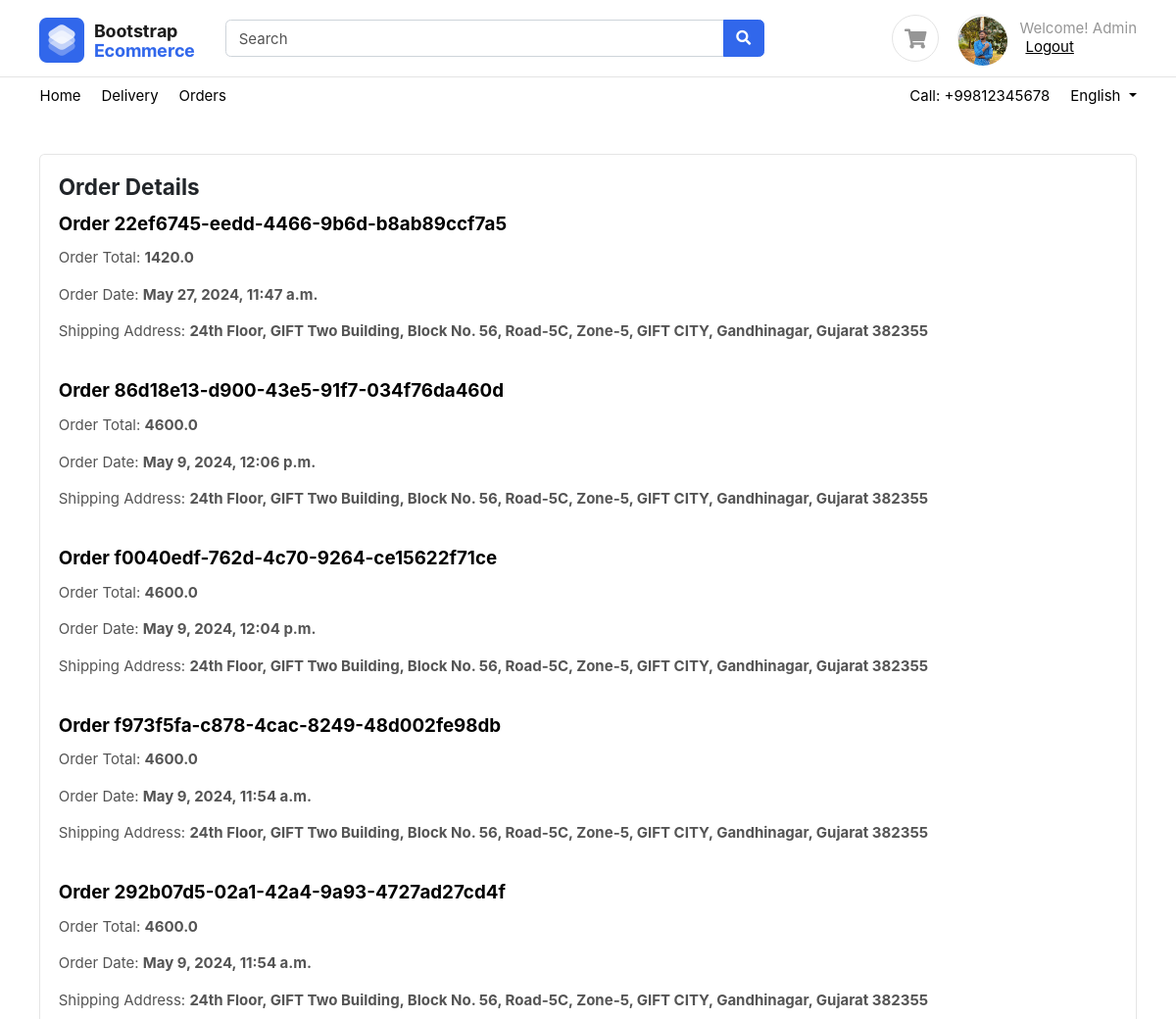
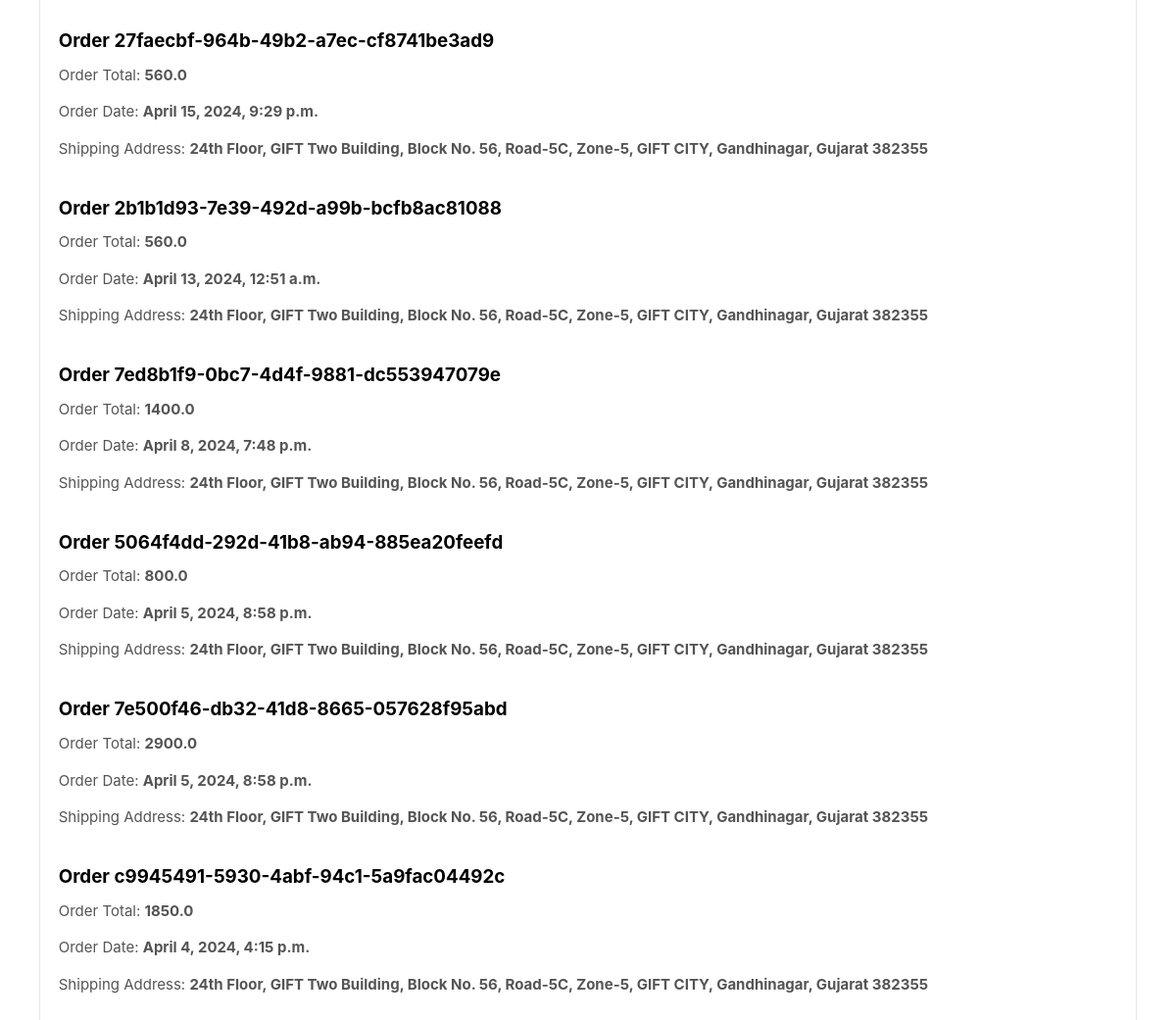
The page /account/orders/ (signed in) on the database its author committed (2 pictures, top to bottom).
### accounts/models.py (models this page shows, shortened)
class User(AbstractUser):
    username = None
    first_name = models.CharField(_("first name"), max_length=150, blank=True, null=True)
    last_name = models.CharField(_("last name"), max_length=150, blank=True, null=True)
    email = models.EmailField(primary_key=True)
    phone_number = models.CharField(max_length=20, null=True, blank=True)
    user_bio = models.TextField(null=True, blank=True)
    user_image = models.ImageField(upload_to="profile", null=True, blank=True)
    email_token = models.CharField(max_length=100, null=True, blank=True)
    is_email_verified = models.BooleanField(default=False)
    reset_password_token = models.UUIDField(default=None , null=True, blank=True)
    USERNAME_FIELD = 'email'
    REQUIRED_FIELDS = []
    objects = UserManager()
    class Meta:
        verbose_name = 'profile'

### orders/models.py (models this page shows, shortened)
class Order(BaseModel):
    uid = None
    user =  models.ForeignKey(User, on_delete=models.CASCADE, related_name="orders")
    order_id = models.UUIDField(primary_key=True, editable=False, default=uuid.uuid4)
    name = models.CharField(max_length=200)
    phone_number = models.IntegerField(null=True, blank=True)
    address = models.TextField(null=True, blank=True)
    pincode = models.IntegerField(null=True, blank=True)
    order_total = models.FloatField(null=True, blank=True)
    order_discount = models.FloatField(null=True, blank=True)
    order_coupon_code = models.CharField(max_length=100, null=True, blank=True)
    razorpay_payment_id = models.CharField(max_length=100, null=True, blank=True)
    razorpay_order_id = models.CharField(max_length=100, null=True, blank=True)
    razorpay_signature = models.CharField(max_length=100, null=True, blank=True)

### orders/views.py (the view)
# urls.py: path('orders/', orders_page, name="orders-page"),
@login_required(login_url='login')
def orders_page(request):
    orders = Order.objects.filter(user=request.user).order_by('-created_at')
    context = {"orders" : orders}
    return render(request, 'orders/orders.html', context)

### templates/orders/orders.html (shortened to what this page needs)
{% extends 'base/base.html' %}
{% block content %}
<section class="section-content padding-y">
    <div class="container">
        <div class="row">
            <div class="col-md-12">
                <div class="card">
                    <div class="card-body pb-0">
                        <h4 class="card-title">Order Details</h4>
                        {% if orders %}
                        {% for order in orders %}
                        <h5 class="card-title"><a href="{% url 'get-order' order_id=order.order_id %}">Order {{ order.order_id }}</a></h5>
                        <p>Order Total: <strong>{{ order.order_total }}</strong></p>
                        <p>Order Date: <strong>{{ order.created_at }}</strong></p>
                        <p>Shipping Address: <strong>{{ order.address }}</strong></p>
                        <br>
                        {% empty %}
                        No Orders
                        {% endfor %}
                        {% endif %}
                    </div>
                </div>
            </div>
        </div>
    </div>
</section>
{% endblock content %}

### templates/base/base.html (shortened to what this page needs)
<!DOCTYPE HTML>
<html lang="en">
<head>
    <link rel="stylesheet" href="/static/css/slick.css">
    <link rel="stylesheet" href="/static/css/slick-theme.css">
    <link href="/static/css/bootstrap.css" rel="stylesheet" type="text/css" />
    <link href="/static/fonts/fontawesome/css/all.min.css" type="text/css" rel="stylesheet">
    <link href="/static/css/ui.css" rel="stylesheet" type="text/css" />
    <link href="/static/css/responsive.css" rel="stylesheet" />
</head>
<body>
    <header class="section-header">
        <section class="header-main border-bottom">
            <div class="container">
                <div class="row align-items-center">
                    <div class="col-lg-2 col-4">
                        <div class="brand-wrap">
                            <a class="logo" href="/"><img src="/static/images/logo.png" alt="logo"></a>
                        </div>
                    </div>
                    <div class="col-lg-6 col-sm-12">
                        <form action="{% url 'search'  %}" class="search">
                            <div class="input-group w-100">
                                <input id="productName" type="text" name="name" class="form-control" placeholder="Search">
                                <div class="input-group-append">
                                    <button class="btn btn-primary" type="submit">
                                        <i class="fa fa-search"></i>
                                    </button>
                                </div>
                            </div>
                        </form>
                    </div>
                    <div class="col-lg-4 col-sm-6 col-8">
                        <div class="widgets-wrap float-md-right">
                            <div class="widget-header  mr-3">
                                <a href="{% url 'cart' %}" class="icon icon-sm rounded-circle border"><i
                                        class="fa fa-shopping-cart"></i></a>
                            </div>
                            <div class="widget-header icontext">
                                {% if request.user.is_authenticated %}
                                    {% if request.user.user_image %}
                                        <a href="{% url 'profile' request.user.email %}" class="icon icon-sm rounded-circle border">
                                            <img class="rounded-circle" src="{{ request.user.user_image.url }}" alt="User Image" style="width: 50px; height: 50px; border-radius: 50%; object-fit: cover;">
                                        </a>
                                    {% else %}
                                        <a href="{% url 'profile' request.user.email %}" class="icon icon-sm rounded-circle border">
                                            <i class="fa fa-user"></i>
                                        </a>
                                    {% endif %}
                                {% else %}
                                    <a class="icon icon-sm rounded-circle border">
                                        <i class="fa fa-user"></i>
                                    </a>
                                {% endif %}
                                <div class="text">
                                    <span class="text-muted">
                                        {% if request.user.is_authenticated %}
                                        Welcome! {{ request.user.first_name }}
                                        {% else %}
                                        Sign In
                                        {% endif %}
                                    </span>
                                    {% if request.user.is_authenticated %}
                                    <div>
                                        <form method="post" action="{% url 'logout' %}" style="display: inline;">
                                            <button type="submit" style="background: none; border: none; color: black; text-decoration: underline; cursor: pointer;">Logout</button>
                                        </form>
                                    </div>
                                    {% else %}
                                    <div>
                                        <a href="{% url 'login' %}">Log in</a> |
                                        <a href="{% url 'register' %}"> Register</a>
                                    </div>
                                    {% endif %}
                                </div>
                            </div>
                        </div>
                    </div>
                </div>
            </div>
        </section>
        <nav class="navbar navbar-expand p-0">
            <div class="container">
                <ul class="navbar-nav d-none d-md-flex mr-auto">
                    <li class="nav-item"><a class="nav-link" href="/">Home</a></li>
                    <li class="nav-item"><a class="nav-link" href="#">Delivery</a></li>
                    <li class="nav-item"><a class="nav-link" href="{% url 'orders-page'%}">Orders</a></li>
                </ul>
                <ul class="navbar-nav">
                    <li class="nav-item"><a href="#" class="nav-link"> Call: +99812345678 </a></li>
                    <li class="nav-item dropdown">
                        <a href="#" class="nav-link dropdown-toggle" data-toggle="dropdown"> English </a>
                    </li>
                </ul>
            </div>
        </nav>
    </header>
    {% block content %}
    {% endblock content %}
</body>
</html>

### static/css/ui.css (style rules this page uses)
html { font-family: 'Inter', sans-serif; font-size: 15px; }
.icon-xs, .icon-sm, .icon-md, .icon-lg { display: inline-block; text-align: center; flex-shrink: 0; flex-grow: 0; }
.icon-sm { width: 48px; height: 48px; line-height: 48px; font-size: 20px; }
.padding-y { padding-top: 40px; padding-bottom: 40px; }
.card .card-title { color: #212529; }
.header-main { position: relative; padding-top: 1rem; padding-bottom: 1rem; }
.brand-wrap .logo, .navbar-brand .logo { margin-right: 7px; max-height: 42px; display: inline-block; }
.widget-header { display: inline-block; vertical-align: middle; position: relative; }
.widget-header a { color: #545454; }
.widget-header i { color: #969696; }
.widget-header form { min-width: 280px; }
.icontext { display: inline-flex; align-items: center; vertical-align: middle; }
.icontext .text { width: 100%; line-height: 1.2; color: #212529; }
.icontext .icon { position: relative; margin-right: 15px; flex-shrink: 0; flex-grow: 0; }

### templates/base/base.html (style rules this page uses)
a { color: black; background-color: transparent; text-decoration: none; }

### rows shown on the page
User: user.user_image (picture), user.first_name "Admin"
Order: order_id "22ef6745-eedd-4466-9b6d-b8ab89ccf7a5", order_total "1420.0", created_at "May 27, 2024, 11:47 a.m.", address "24th Floor, GIFT Two Building, Block No. 56, Road-5C, Zone-5, GIFT CITY, Gandhinagar, Gujarat 382355"
Order: order_id "86d18e13-d900-43e5-91f7-034f76da460d", order_total "4600.0", created_at "May 9, 2024, 12:06 p.m.", address "24th Floor, GIFT Two Building, Block No. 56, Road-5C, Zone-5, GIFT CITY, Gandhinagar, Gujarat 382355"
Order: order_id "f0040edf-762d-4c70-9264-ce15622f71ce", order_total "4600.0", created_at "May 9, 2024, 12:04 p.m.", address "24th Floor, GIFT Two Building, Block No. 56, Road-5C, Zone-5, GIFT CITY, Gandhinagar, Gujarat 382355"
Order: order_id "f973f5fa-c878-4cac-8249-48d002fe98db", order_total "4600.0", created_at "May 9, 2024, 11:54 a.m.", address "24th Floor, GIFT Two Building, Block No. 56, Road-5C, Zone-5, GIFT CITY, Gandhinagar, Gujarat 382355"
Order: order_id "292b07d5-02a1-42a4-9a93-4727ad27cd4f", order_total "4600.0", created_at "May 9, 2024, 11:54 a.m.", address "24th Floor, GIFT Two Building, Block No. 56, Road-5C, Zone-5, GIFT CITY, Gandhinagar, Gujarat 382355"
Order: order_id "27faecbf-964b-49b2-a7ec-cf8741be3ad9", order_total "560.0", created_at "April 15, 2024, 9:29 p.m.", address "24th Floor, GIFT Two Building, Block No. 56, Road-5C, Zone-5, GIFT CITY, Gandhinagar, Gujarat 382355"
Order: order_id "2b1b1d93-7e39-492d-a99b-bcfb8ac81088", order_total "560.0", created_at "April 13, 2024, 12:51 a.m.", address "24th Floor, GIFT Two Building, Block No. 56, Road-5C, Zone-5, GIFT CITY, Gandhinagar, Gujarat 382355"
Order: order_id "7ed8b1f9-0bc7-4d4f-9881-dc553947079e", order_total "1400.0", created_at "April 8, 2024, 7:48 p.m.", address "24th Floor, GIFT Two Building, Block No. 56, Road-5C, Zone-5, GIFT CITY, Gandhinagar, Gujarat 382355"
Order: order_id "5064f4dd-292d-41b8-ab94-885ea20feefd", order_total "800.0", created_at "April 5, 2024, 8:58 p.m.", address "24th Floor, GIFT Two Building, Block No. 56, Road-5C, Zone-5, GIFT CITY, Gandhinagar, Gujarat 382355"
Order: order_id "7e500f46-db32-41d8-8665-057628f95abd", order_total "2900.0", created_at "April 5, 2024, 8:58 p.m.", address "24th Floor, GIFT Two Building, Block No. 56, Road-5C, Zone-5, GIFT CITY, Gandhinagar, Gujarat 382355"
Order: order_id "c9945491-5930-4abf-94c1-5a9fac04492c", order_total "1850.0", created_at "April 4, 2024, 4:15 p.m.", address "24th Floor, GIFT Two Building, Block No. 56, Road-5C, Zone-5, GIFT CITY, Gandhinagar, Gujarat 382355"
